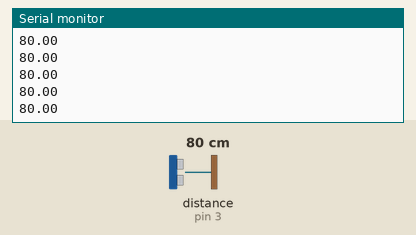
The sketch below on a simulated Arduino Uno, built with avr-gcc and run on an emulated ATmega328P. Shown: the last lines printed to the serial monitor. The test bench sets the inputs (shaded band); at power-on: distance to the obstacle (sensor on pin 3) 80 cm. The echo pulse lasts 58.3 µs per cm.

Above: at 1.2 s.
1.3 s: distance to the obstacle (sensor on pin 3) set to 2 cm
At 1.32 s:
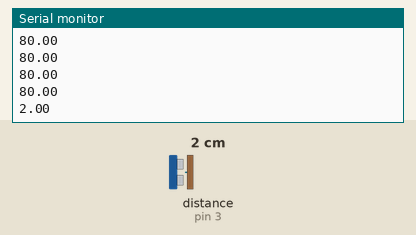
2.8 s: distance to the obstacle (sensor on pin 3) set to 4 cm
At 2.85 s:
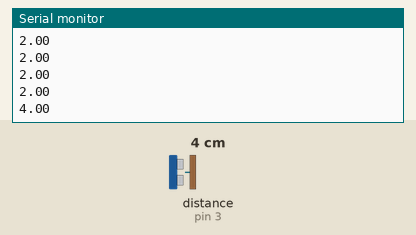
Timing chart, 0 to 5.8 s (numbered marks = the images above; inputs shaded):
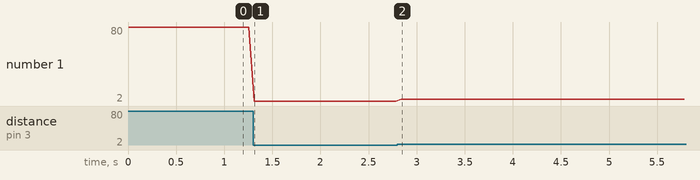

Measured:
- after the input at 1.3 s, the serial monitor: prints a new line at once (image 1)
- after the input at 2.8 s, the serial monitor: prints a new line at once (image 2)
- plotted number 1: 80 → 2 after the input at 1.3 s, 2 → 4 after the input at 2.8 s

The sketch:

ultrasonic_example.ino
```cpp
#include <HCSR04.h>

HCSR04 hc(2, 3); //initialisation class HCSR04 (trig pin , echo pin)
float R;

void setup()
{ Serial.begin(9600); }

void loop()
{
  R = hc.dist();

  //Rangefinder outputs 0 if it does not receive a strong return echo.
  //This usually means the nearest object is > 200 cm away.
  if(R<1){
    R=250;
  }

    Serial.println(R); //return current distance (cm) in serial
    delay(60);                   // we suggest to use over 60ms measurement cycle, in order to prevent trigger signal to the echo signal.
}
```
